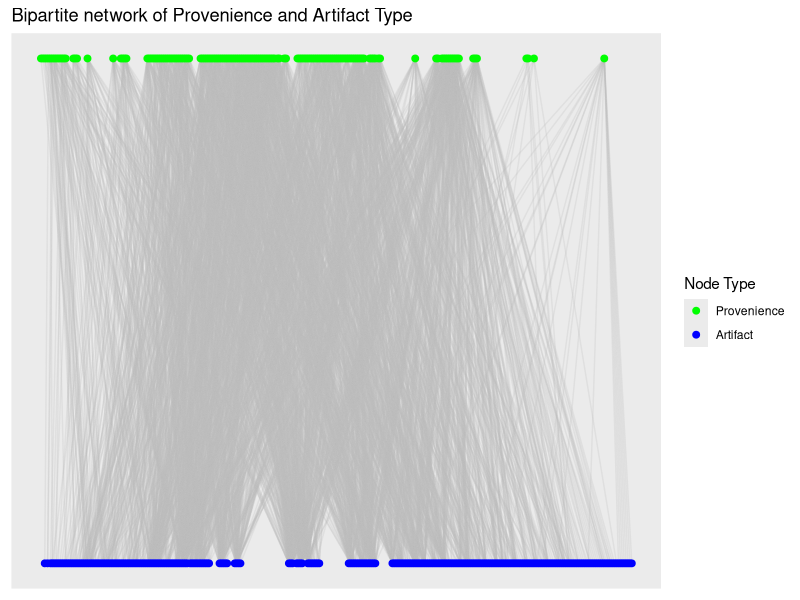
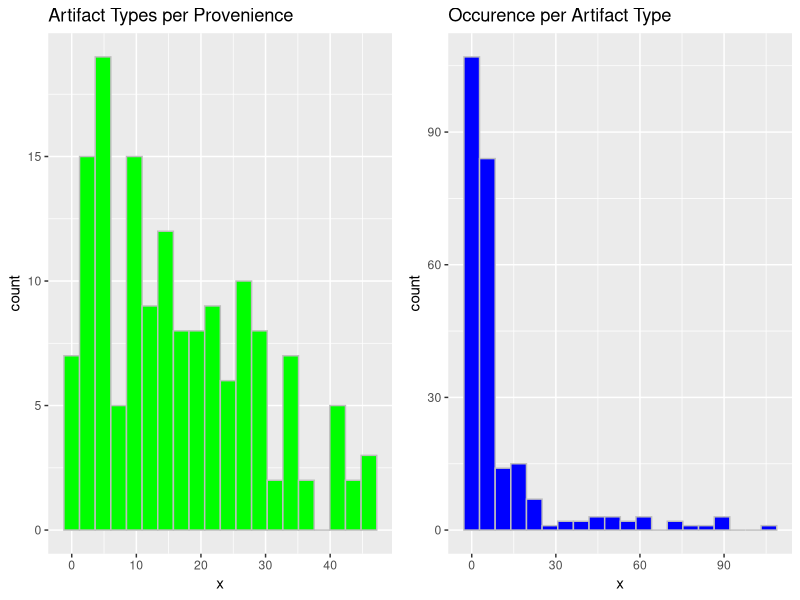
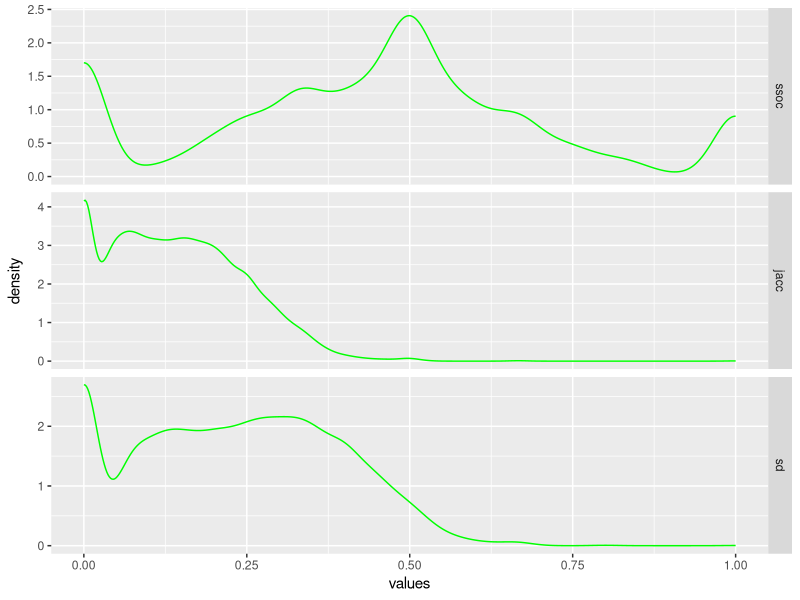
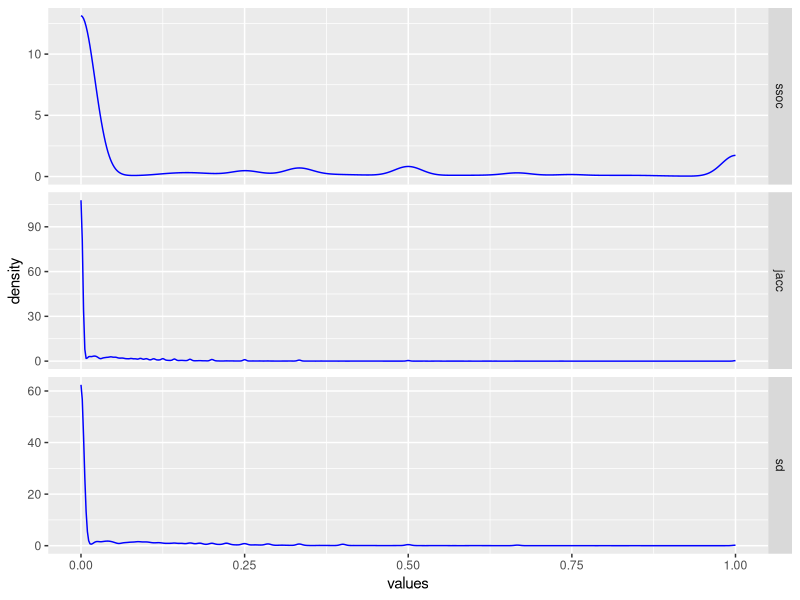
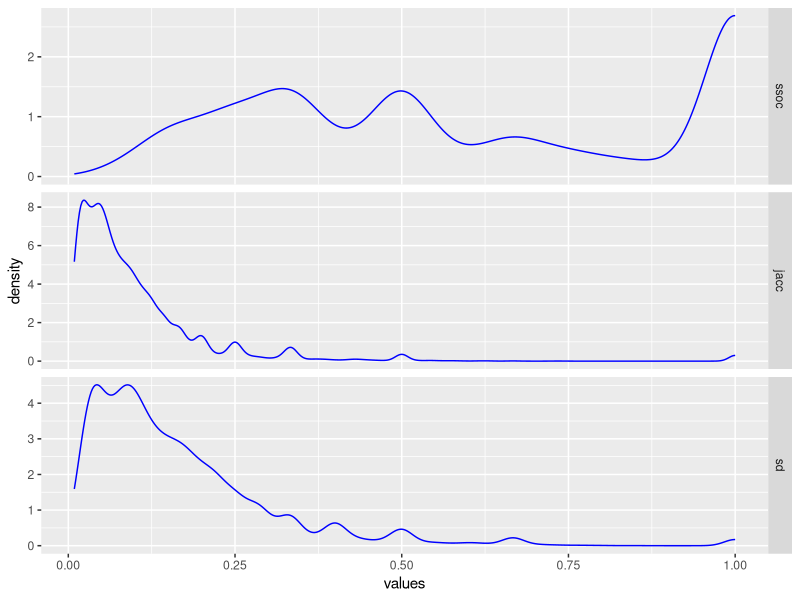

The R script that drew these images, in order:
## ---- chunk 1

require(tidyverse)
require(igraph)
require(ggraph)

# Read in edgelist into data frame
dat <- read_csv("Catalog_SiteA.csv",
                col_select = c(LEVEL_ID, CODE))

# Create graph
g_assemblages_bpg <-
  graph_from_data_frame(unique.data.frame(dat),
                        directed = FALSE)

# Assign bipartite node types
V(g_assemblages_bpg)$type <-
  bipartite_mapping(g_assemblages_bpg)$type

## ---- chunk 2
#| fig-width: 8
#| fig-cap: "Bipartite graph of artifact-provenience connections."

# Plot bipartite graph
g_assemblages_bpg %>%
  ggraph(layout = "bipartite") +
  geom_edge_link(color = "gray", alpha = 0.25) +
  geom_node_point(aes(color = type), size = 2) +
  scale_color_manual(
    values = c("green", "blue"),
    name = "Node Type",
    breaks = c(FALSE, TRUE),
    labels = c("Provenience", "Artifact")) +
  ggtitle("Bipartite network of Provenience and Artifact Type")
  

## ---- chunk 3

g_assemblages_bpg_inc <- as_incidence_matrix(g_assemblages_bpg)

# View the first few rows and columns
g_assemblages_bpg_inc[1:5, 1:15]

## ---- chunk 4

# Szymkiewicz-Simpson overlap coefficient for binary incidence matrices

overlap_coef_bin <- function(x) {
  # Calculate the pairwise sums of non-zero matrix elements to find the number
  # of intersecting elements between each input column
  bin_intersect_mat <- t(x) %*% x
  
  # Calculate the input column sums to find the individual size of each set
  col_sum <- apply(x, 2, function(xx)
    sum(xx != 0))
  
  # Find the smaller of each pair of sets by taking the matrix outer minimum
  min_set_size_mat <- outer(col_sum, col_sum, FUN = pmin)
  
  # Szymkiewicz-Simpson overlap coefficient is the pairwise intersection of two
  # sets divided by the size of the smaller set
  ssoc <- bin_intersect_mat / min_set_size_mat
  
  # Set diagonal to identity
  diag(ssoc) <- 1
  
  # Assign input column names to rows and columns of return matrix
  dimnames(ssoc) <- list(colnames(x), colnames(x))
  
  return(ssoc)
}

## ---- chunk 5

# Jaccard/Tanimoto similarity index for binary incidence matrices

jaccard_sim_bin <- function(x) {
  # Calculate the pairwise sums of non-zero matrix elements to find the number
  # of intersecting elements between each input column
  bin_intersect_mat <- t(x) %*% x
  
  # Calculate the input column sums to find the individual size of each set
  x_col_sum <- apply(x, 2, function(xx)
    sum(xx != 0))
  
  # Calculate the matrix outer sums for pairwise sum of set sizes
  set_size_sum_mat <- outer(x_col_sum, x_col_sum, FUN = "+")
  
  # Jaccard index is intersection of set sizes over the size of the union of
  # sets
  jacc <- bin_intersect_mat / (set_size_sum_mat - bin_intersect_mat)
  
  # Set diagonal to identity
  diag(jacc) <- 1
  
  # Assign input column names to rows and columns of return matrix
  dimnames(jacc) <- list(colnames(x), colnames(x))
  
  return(jacc)
}

## ---- chunk 6

# Sørensen–Dice Coefficient for binary incidence matrices

soren_dice_sim_bin <- function(x) {
  # Calculate the pairwise sums of non-zero matrix elements to find the number
  # of intersecting elements between each input column
  bin_intersect_mat <- t(x) %*% x
  
  # Calculate the input column sums, to find the individual size of each set
  col_sum <- apply(x, 2, function(xx)
    sum(xx != 0))
  
  # Calculate the matrix outer sums for pairwise sum of set sizes
  set_size_sum_mat <- outer(col_sum, col_sum, FUN = "+")
  
  # Sorenson-Dice index is twice the size of the intersection divided by the
  # sum of the size for each set
  sd <- (2 * bin_intersect_mat) / set_size_sum_mat
  
  # Set diagonal to identity
  diag(sd) <- 1
  
  # Assign input column names to rows and columns of return matrix
  dimnames(sd) <- list(colnames(x), colnames(x))
  return(sd)
  
}

## ---- chunk 7
#| fig-cap: "Sample size distribution."

require(gridExtra)

grid.arrange(
  ggplot(
    data = data.frame(x = rowSums(g_assemblages_bpg_inc)), 
    aes(x = x)) +
    geom_histogram(color = "gray", fill = "green", bins = 20) +
    ggtitle("Artifact Types per Provenience"),
  
  ggplot(
    data = data.frame(x = colSums(g_assemblages_bpg_inc)), 
    aes(x = x)) +
    geom_histogram(color = "gray", fill = "blue", bins = 20) +
    ggtitle("Occurence per Artifact Type"),
  
  ncol = 2
)

## ---- chunk 8
# Overlap coefficient, provenience
prov_adj_ssoc <- overlap_coef_bin(t(g_assemblages_bpg_inc))

prov_ssoc_vals <-
  prov_adj_ssoc[lower.tri(prov_adj_ssoc, diag = FALSE)]

# Jaccard, provenience
prov_adj_jacc <- jaccard_sim_bin(t(g_assemblages_bpg_inc))

prov_jacc_vals <-
  prov_adj_jacc[lower.tri(prov_adj_jacc, diag = FALSE)]

# Sorenson-Dice
prov_adj_sd <- soren_dice_sim_bin(t(g_assemblages_bpg_inc))

prov_sd_vals <-
  prov_adj_sd[lower.tri(prov_adj_sd, diag = FALSE)]

# Make data frame to compare
prov_sims <-
  data.frame(ssoc = prov_ssoc_vals,
             jacc = prov_jacc_vals,
             sd = prov_sd_vals)

## ---- chunk 9
# Plot densities by similarity measure
prov_sims %>% stack() %>%
  ggplot(aes(x = values)) +
  geom_density(color = "green",
               alpha = 0.4) +
  facet_grid(ind ~ ., scales = "free")

## ---- chunk 10

# Overlap coefficient, artifact types
artifact_adj_ssoc <- overlap_coef_bin(g_assemblages_bpg_inc)

artifact_ssoc_vals <-
  artifact_adj_ssoc[lower.tri(artifact_adj_ssoc, diag = FALSE)]

# Jaccard, artifact types
artifact_adj_jacc <- jaccard_sim_bin(g_assemblages_bpg_inc)

artifact_jacc_vals <-
  artifact_adj_jacc[lower.tri(artifact_adj_jacc, diag = FALSE)]

#Sorenson-Dice, artifact types
artifact_adj_sd <- soren_dice_sim_bin(g_assemblages_bpg_inc)

artifact_sd_vals <-
  artifact_adj_sd[lower.tri(artifact_adj_sd, diag = FALSE)]

# Make data frame to compare
artifact_sims <-
  data.frame(ssoc = artifact_ssoc_vals, 
             jacc = artifact_jacc_vals, 
             sd = artifact_sd_vals)
## ---- chunk 11

# Plot densities by similarity measure
artifact_sims %>% stack() %>% 
  ggplot(aes(x = values)) +
  geom_density(color = "blue",
               alpha = 0.4) + 
  facet_grid(ind ~ ., scales = "free")

## ---- chunk 12
# Plot densities by similarity measure
artifact_sims %>% stack() %>% 
  filter(values > 0) %>% # Exclude zeroes
  ggplot(aes(x = values)) +
  geom_density(color = "blue",
               alpha = 0.4) + 
  facet_grid(ind ~ ., scales = "free")
